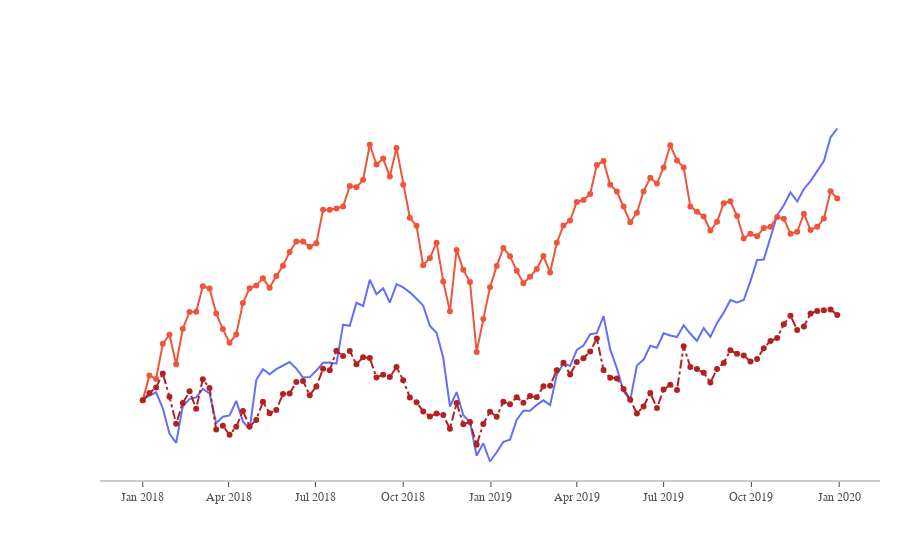

Notebook code for this chart:
### Markdown cell above
# Line Plots

### Code cell
import plotly.graph_objects as go
df_stocks = px.data.stocks()
px.line(df_stocks, x='date', y='GOOG', labels={'x': 'Date', 'y': 'Price'
        })
px.line(df_stocks, x='date', y=['GOOG', 'AAPL'], labels={'x': 'Date',
        'y': 'Price'}, title='Apple vs Google')

fig = go.Figure()
fig.add_trace(go.Scatter(x=df_stocks.date, y=df_stocks.AAPL,
              mode='lines', name='Apple'))
fig.add_trace(go.Scatter(x=df_stocks.date, y=df_stocks.AMZN,
              mode='lines+markers', name='Amazon'))
fig.add_trace(go.Scatter(x=df_stocks.date, y=df_stocks.GOOG,
              mode='lines+markers', name='Google',
              line=dict(color='firebrick', width=2, dash='dashdot')))

#fig.update_layout(title='Stock Price Data 2018-2020', xaxis_title='Price', yaxis_title='Date')

fig.update_layout(
    xaxis=dict(
        showline=True,
        showgrid=False,
        showticklabels=True,
        linecolor='rgb(204, 204, 204)',
        linewidth=2,
        ticks='outside',
        tickfont=dict(family='Arial', size=12, color='rgb(82,82,82)'),
    ),
    yaxis=dict(
        showgrid=False, 
        zeroline=False, 
        showline=False,
        showticklabels=False),
    autosize=False,
    margin=dict(autoexpand=False, l=100, r=20, t=110),
    showlegend=False,
    plot_bgcolor='white',
)
